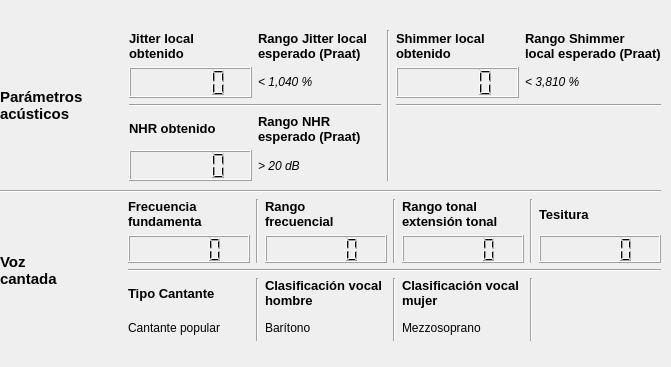
    <widget class="QWidget" name="tab4">
     <property name="geometry">
      <rect>
       <x>0</x>
       <y>0</y>
       <width>671</width>
       <height>367</height>
      </rect>
     </property>
     <attribute name="label">
      <string>Parámetros acústicos y voz cantada</string>
     </attribute>
     <widget class="QWidget" name="layoutWidget_4">
      <property name="geometry">
       <rect>
        <x>0</x>
        <y>30</y>
        <width>661</width>
        <height>151</height>
       </rect>
      </property>
      <layout class="QGridLayout" name="gridLayout_7">
       <item row="2" column="1" colspan="2">
        <widget class="Line" name="line_24">
         <property name="orientation">
          <enum>Qt::Horizontal</enum>
         </property>
        </widget>
       </item>
       <item row="1" column="4">
        <widget class="QLCDNumber" name="lcds"/>
       </item>
       <item row="4" column="1">
        <widget class="QLCDNumber" name="lcdnhr"/>
       </item>
       <item row="0" column="3" rowspan="5">
        <widget class="Line" name="line_23">
         <property name="orientation">
          <enum>Qt::Vertical</enum>
         </property>
        </widget>
       </item>
       <item row="1" column="2">
        <widget class="QLabel" name="label_51">
         <property name="font">
          <font>
           <italic>true</italic>
          </font>
         </property>
         <property name="text">
          <string>&lt; 1,040 %</string>
         </property>
        </widget>
       </item>
       <item row="0" column="4">
        <widget class="QLabel" name="label_43">
         <property name="font">
          <font>
           <pointsize>10</pointsize>
           <weight>75</weight>
           <bold>true</bold>
          </font>
         </property>
         <property name="text">
          <string>Shimmer local
obtenido</string>
         </property>
        </widget>
       </item>
       <item row="0" column="0" rowspan="5">
        <widget class="QLabel" name="label_44">
         <property name="font">
          <font>
           <pointsize>11</pointsize>
           <weight>75</weight>
           <bold>true</bold>
          </font>
         </property>
         <property name="text">
          <string>Parámetros
acústicos</string>
         </property>
        </widget>
       </item>
       <item row="1" column="5">
        <widget class="QLabel" name="label_52">
         <property name="font">
          <font>
           <italic>true</italic>
          </font>
         </property>
         <property name="text">
          <string>&lt; 3,810 %</string>
         </property>
        </widget>
       </item>
       <item row="4" column="2">
        <widget class="QLabel" name="label_49">
         <property name="font">
          <font>
           <italic>true</italic>
          </font>
         </property>
         <property name="text">
          <string>&gt; 20 dB</string>
         </property>
        </widget>
       </item>
       <item row="3" column="1">
        <widget class="QLabel" name="label_47">
         <property name="font">
          <font>
           <pointsize>10</pointsize>
           <weight>75</weight>
           <bold>true</bold>
          </font>
         </property>
         <property name="text">
          <string>NHR obtenido</string>
         </property>
        </widget>
       </item>
       <item row="3" column="2">
        <widget class="QLabel" name="label_48">
         <property name="font">
          <font>
           <pointsize>10</pointsize>
           <weight>75</weight>
           <bold>true</bold>
          </font>
         </property>
         <property name="text">
          <string>Rango NHR
esperado (Praat)</string>
         </property>
        </widget>
       </item>
       <item row="0" column="5">
        <widget class="QLabel" name="label_50">
         <property name="font">
          <font>
           <pointsize>10</pointsize>
           <weight>75</weight>
           <italic>false</italic>
           <bold>true</bold>
          </font>
         </property>
         <property name="text">
          <string>Rango Shimmer
local esperado (Praat)</string>
         </property>
        </widget>
       </item>
       <item row="0" column="2">
        <widget class="QLabel" name="label_46">
         <property name="font">
          <font>
           <pointsize>10</pointsize>
           <weight>75</weight>
           <italic>false</italic>
           <bold>true</bold>
          </font>
         </property>
         <property name="text">
          <string>Rango Jitter local
esperado (Praat)</string>
         </property>
        </widget>
       </item>
       <item row="0" column="1">
        <widget class="QLabel" name="label_45">
         <property name="font">
          <font>
           <pointsize>10</pointsize>
           <weight>75</weight>
           <bold>true</bold>
          </font>
         </property>
         <property name="text">
          <string>Jitter local
obtenido</string>
         </property>
        </widget>
       </item>
       <item row="1" column="1">
        <widget class="QLCDNumber" name="lcdj"/>
       </item>
       <item row="2" column="4" colspan="2">
        <widget class="Line" name="line_25">
         <property name="orientation">
          <enum>Qt::Horizontal</enum>
         </property>
        </widget>
       </item>
      </layout>
     </widget>
     <widget class="QWidget" name="layoutWidget_5">
      <property name="geometry">
       <rect>
        <x>0</x>
        <y>190</y>
        <width>661</width>
        <height>151</height>
       </rect>
      </property>
      <layout class="QGridLayout" name="gridLayout_8">
       <item row="2" column="5">
        <widget class="QLCDNumber" name="lcdrtet"/>
       </item>
       <item row="4" column="3">
        <widget class="QLabel" name="label_56">
         <property name="font">
          <font>
           <pointsize>10</pointsize>
           <weight>75</weight>
           <bold>true</bold>
          </font>
         </property>
         <property name="text">
          <string>Clasificación vocal
hombre</string>
         </property>
        </widget>
       </item>
       <item row="1" column="1">
        <widget class="QLabel" name="label_59">
         <property name="font">
          <font>
           <pointsize>10</pointsize>
           <weight>75</weight>
           <bold>true</bold>
          </font>
         </property>
         <property name="text">
          <string>Frecuencia
fundamenta</string>
         </property>
        </widget>
       </item>
       <item row="4" column="1">
        <widget class="QLabel" name="label_55">
         <property name="font">
          <font>
           <pointsize>10</pointsize>
           <weight>75</weight>
           <bold>true</bold>
          </font>
         </property>
         <property name="text">
          <string>Tipo Cantante</string>
         </property>
        </widget>
       </item>
       <item row="1" column="3">
        <widget class="QLabel" name="label_58">
         <property name="font">
          <font>
           <pointsize>10</pointsize>
           <weight>75</weight>
           <italic>false</italic>
           <bold>true</bold>
          </font>
         </property>
         <property name="text">
          <string>Rango
frecuencial</string>
         </property>
        </widget>
       </item>
       <item row="1" column="7">
        <widget class="QLabel" name="label_57">
         <property name="font">
          <font>
           <pointsize>10</pointsize>
           <weight>75</weight>
           <italic>false</italic>
           <bold>true</bold>
          </font>
         </property>
         <property name="text">
          <string>Tesitura</string>
         </property>
        </widget>
       </item>
       <item row="4" column="5">
        <widget class="QLabel" name="label_63">
         <property name="font">
          <font>
           <pointsize>10</pointsize>
           <weight>75</weight>
           <bold>true</bold>
          </font>
         </property>
         <property name="text">
          <string>Clasificación vocal
mujer</string>
         </property>
        </widget>
       </item>
       <item row="1" column="5">
        <widget class="QLabel" name="label_62">
         <property name="font">
          <font>
           <pointsize>10</pointsize>
           <weight>75</weight>
           <bold>true</bold>
          </font>
         </property>
         <property name="text">
          <string>Rango tonal
extensión tonal</string>
         </property>
        </widget>
       </item>
       <item row="0" column="0" colspan="8">
        <widget class="Line" name="line_5">
         <property name="orientation">
          <enum>Qt::Horizontal</enum>
         </property>
        </widget>
       </item>
       <item row="1" column="0" rowspan="5">
        <widget class="QLabel" name="label_60">
         <property name="font">
          <font>
           <pointsize>11</pointsize>
           <weight>75</weight>
           <bold>true</bold>
          </font>
         </property>
         <property name="text">
          <string>Voz
cantada</string>
         </property>
        </widget>
       </item>
       <item row="2" column="3">
        <widget class="QLCDNumber" name="lcdrf"/>
       </item>
       <item row="2" column="1">
        <widget class="QLCDNumber" name="lcdff"/>
       </item>
       <item row="3" column="1" colspan="7">
        <widget class="Line" name="line_26">
         <property name="orientation">
          <enum>Qt::Horizontal</enum>
         </property>
        </widget>
       </item>
       <item row="4" column="4" rowspan="2">
        <widget class="Line" name="line_30">
         <property name="orientation">
          <enum>Qt::Vertical</enum>
         </property>
        </widget>
       </item>
       <item row="2" column="7">
        <widget class="QLCDNumber" name="lcdt"/>
       </item>
       <item row="4" column="2" rowspan="2">
        <widget class="Line" name="line_28">
         <property name="orientation">
          <enum>Qt::Vertical</enum>
         </property>
        </widget>
       </item>
       <item row="1" column="2" rowspan="2">
        <widget class="Line" name="line_27">
         <property name="orientation">
          <enum>Qt::Vertical</enum>
         </property>
        </widget>
       </item>
       <item row="1" column="4" rowspan="2">
        <widget class="Line" name="line_29">
         <property name="orientation">
          <enum>Qt::Vertical</enum>
         </property>
        </widget>
       </item>
       <item row="1" column="6" rowspan="2">
        <widget class="Line" name="line_31">
         <property name="orientation">
          <enum>Qt::Vertical</enum>
         </property>
        </widget>
       </item>
       <item row="4" column="6" rowspan="2">
        <widget class="Line" name="line_32">
         <property name="orientation">
          <enum>Qt::Vertical</enum>
         </property>
        </widget>
       </item>
       <item row="5" column="1">
        <widget class="QLabel" name="labeltipo">
         <property name="text">
          <string>Cantante popular</string>
         </property>
        </widget>
       </item>
       <item row="5" column="3">
        <widget class="QLabel" name="labelcbh">
         <property name="text">
          <string>Barítono</string>
         </property>
        </widget>
       </item>
       <item row="5" column="5">
        <widget class="QLabel" name="labelcbm">
         <property name="text">
          <string>Mezzosoprano</string>
         </property>
        </widget>
       </item>
      </layout>
     </widget>
    </widget>
